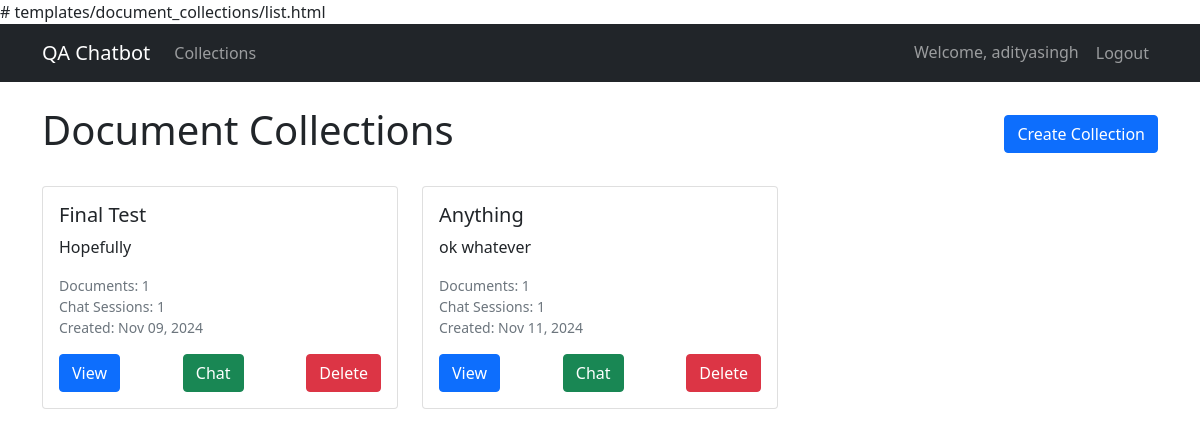
Page / (signed in) on the earlier database version.
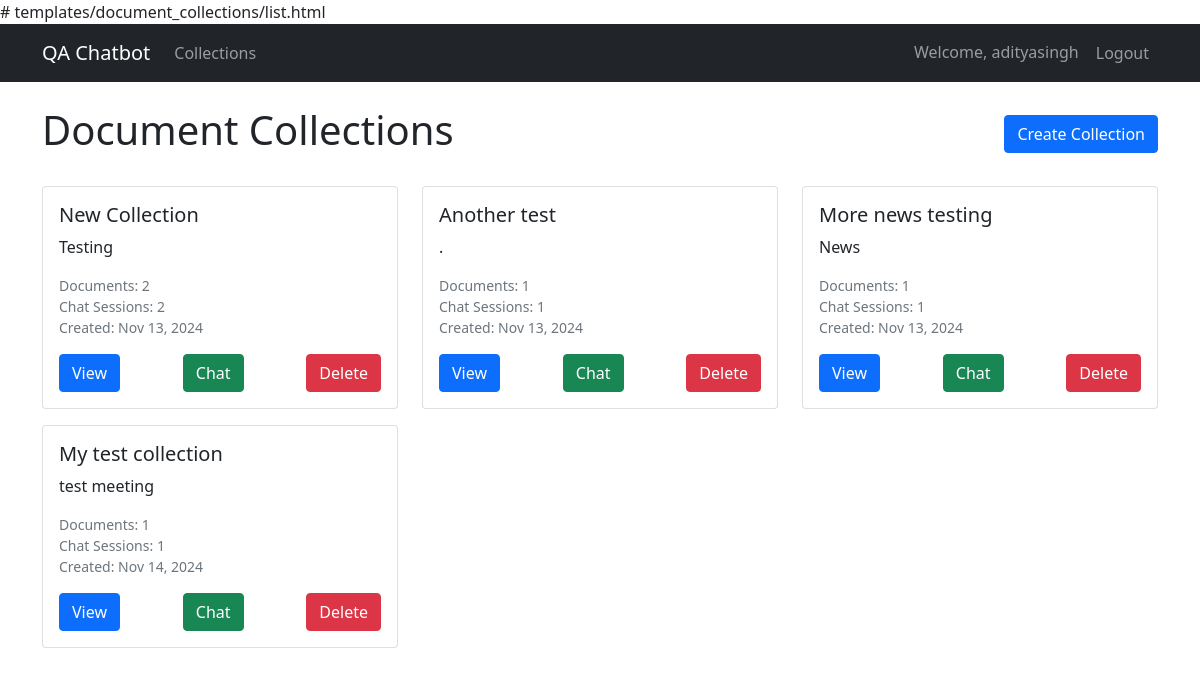
Same page on the later database version.
### apps/document_collections/models.py (models this page shows, shortened)
class Collection(models.Model):
    name = models.CharField(max_length=255)
    description = models.TextField(blank=True)
    created_at = models.DateTimeField(auto_now_add=True)
    updated_at = models.DateTimeField(auto_now=True)
    created_by = models.ForeignKey(User, on_delete=models.CASCADE)
    class Meta:
        ordering = ['-created_at']

### apps/document_collections/views.py (the view)
# urls.py: path('', views.collection_list, name='list'),
@login_required
def collection_list(request):
    collections = Collection.objects.filter(created_by=request.user).annotate(
        document_count=Count('documents'),
        chat_count=Count('chat_sessions')
    )
    return render(request, 'document_collections/list.html', {'collections': collections})

### templates/document_collections/list.html (shortened to what this page needs)
{% extends 'base.html' %}
{% block content %}
<div class="d-flex justify-content-between align-items-center mb-4">
    <h1>Document Collections</h1>
    <a href="{% url 'document_collections:create' %}" class="btn btn-primary">Create Collection</a>
</div>
<div class="row">
    {% if collections %}
        {% for collection in collections %}
            <div class="col-md-4 mb-3">
                <div class="card">
                    <div class="card-body">
                        <h5 class="card-title">{{ collection.name }}</h5>
                        <p class="card-text">{{ collection.description|truncatewords:30 }}</p>
                        <div class="small text-muted mb-3">
                            <div>Documents: {{ collection.document_count }}</div>
                            <div>Chat Sessions: {{ collection.chat_count }}</div>
                            <div>Created: {{ collection.created_at|date:"M d, Y" }}</div>
                        </div>
                        <div class="d-flex justify-content-between">
                            <a href="{% url 'document_collections:detail' collection.pk %}" class="btn btn-primary">View</a>
                            <a href="{% url 'chat:session' collection.pk %}" class="btn btn-success">Chat</a>
                            <a href="{% url 'document_collections:delete' collection.pk %}" class="btn btn-danger">Delete</a>
                        </div>
                    </div>
                </div>
            </div>
        {% endfor %}
    {% else %}
        <div class="col">
            <div class="alert alert-info">
                No collections found. Create your first collection to get started!
            </div>
        </div>
    {% endif %}
</div>
{% endblock %}

### templates/base.html (shortened to what this page needs)
<!DOCTYPE html>
<html lang="en">
<head>
    <link href="https://cdn.jsdelivr.net/npm/bootstrap@5.1.3/dist/css/bootstrap.min.css" rel="stylesheet">
</head>
<body>
    <nav class="navbar navbar-expand-lg navbar-dark bg-dark">
        <div class="container">
            <a class="navbar-brand" href="/">QA Chatbot</a>
            <div class="collapse navbar-collapse" id="navbarNav">
                <ul class="navbar-nav me-auto">
                    {% if user.is_authenticated %}
                        <li class="nav-item">
                            <a class="nav-link" href="{% url 'document_collections:list' %}">Collections</a>
                        </li>
                    {% endif %}
                </ul>
                <ul class="navbar-nav">
                    {% if user.is_authenticated %}
                        <li class="nav-item">
                            <span class="nav-link">Welcome, {{ user.username }}</span>
                        </li>
                        <li class="nav-item">
                            <form method="post" action="{% url 'logout' %}" class="d-inline">
                                <button type="submit" class="btn btn-link nav-link">Logout</button>
                            </form>
                        </li>
                    {% else %}
                        <li class="nav-item">
                            <a class="nav-link" href="{% url 'login' %}">Login</a>
                        </li>
                    {% endif %}
                </ul>
            </div>
        </div>
    </nav>
    <div class="container mt-4">
        {% block content %}
        {% endblock %}
    </div>
</body>
</html>

Differences in the rows shown:
removed Collection: name "Final Test", description "Hopefully", document_count "1", chat_count "1", created_at "Nov 09, 2024"
removed Collection: name "Anything", description "ok whatever", document_count "1", chat_count "1", created_at "Nov 11, 2024"
added Collection: name "New Collection", description "Testing", document_count "2", chat_count "2", created_at "Nov 13, 2024"
added Collection: name "Another test", description ".", document_count "1", chat_count "1", created_at "Nov 13, 2024"
added Collection: name "More news testing", description "News", document_count "1", chat_count "1", created_at "Nov 13, 2024"
added Collection: name "My test collection", description "test meeting", document_count "1", chat_count "1", created_at "Nov 14, 2024"
